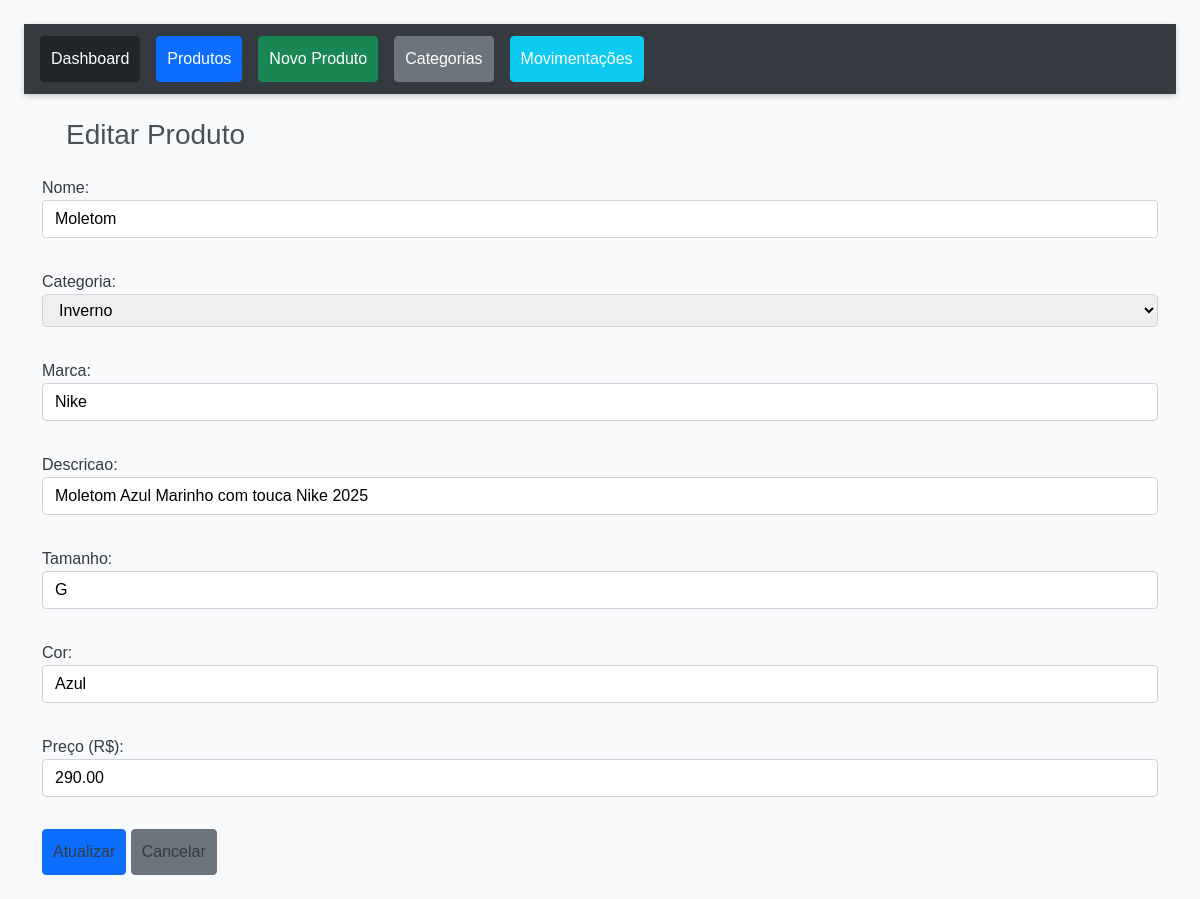
The app's page /estoque/1/editar/ with its own data.
### estoque/models.py (models this page shows, shortened)
class Produto(models.Model):
    sku = models.CharField( 'SKU', max_length=20, unique=True, blank=True, null=True, editable=False)
    nome = models.CharField('Nome', max_length=100)
    categoria = models.ForeignKey(
        Categoria,
        verbose_name='Categoria',
        on_delete=models.SET_NULL,
        null=True,
        blank=True
    )
    descricao = models.CharField('Descricao', max_length=50, blank=True)
    marca = models.CharField('Marca', max_length=50, blank=True)
    tamanho   = models.CharField('Tamanho', max_length=10, blank=True)
    cor       = models.CharField('Cor', max_length=30, blank=True)
    preco_custo = models.DecimalField('Preço de Custo (R$)', max_digits=10, decimal_places=2, default=0)
    preco     = models.DecimalField('Preço (R$)', max_digits=10, decimal_places=2)
    estoque   = models.PositiveIntegerField('Quantidade em estoque', default=0)

### estoque/views.py (the view)
# urls.py: path('<int:pk>/editar/', views.ProdutoUpdateView.as_view(), name='editar'),
class ProdutoUpdateView(UpdateView):
    model = Produto
    fields = ['nome','categoria','marca', 'descricao','tamanho','cor','preco']
    success_url = reverse_lazy('estoque:lista')

### estoque/models.py (called while the page is built)
    def __str__(self):
        return self.nome

### estoque/templates/estoque/produto_form.html (shortened to what this page needs)
{% extends "estoque/base.html" %}
{% block content %}
<h1>{% if object %}Editar{% else %}Cadastrar{% endif %} Produto</h1>
<form method="post">
  <div class="mb-3">
    {{ form.nome.label_tag }}
    {{ form.nome }}
  </div>
  <div class="mb-3">
    {{ form.categoria.label_tag }}
    {{ form.categoria }}
  </div>
  <div class="mb-3">
    {{ form.marca.label_tag }}
    {{ form.marca }}
  </div>
  <div class="mb-3">
    {{ form.descricao.label_tag }}
    {{ form.descricao }}
  </div>
  <div class="mb-3">
    {{ form.tamanho.label_tag }}
    {{ form.tamanho }}
  </div>
  <div class="mb-3">
    {{ form.cor.label_tag }}
    {{ form.cor }}
  </div>
  <div class="mb-3">
    {{ form.preco.label_tag }}
    {{ form.preco }}
  </div>
  <button class="btn btn-primary" type="submit">
    {% if object %}Atualizar{% else %}Salvar{% endif %}
  </button>
  <a class="btn btn-secondary" href="{% url 'estoque:lista' %}">Cancelar</a>
</form>
{% endblock %}

### estoque/static/estoque/css/style.css (style rules this page uses)
body { background-color: #f8f9fa; font-family: Arial, sans-serif; color: #343a40; margin: 0; padding: 0; }
.btn { border-radius: 4px; transition: background-color .2s ease; text-decoration: none; padding: 10px; color:#343a40 }
input, select, textarea { width: 100%; padding: .375rem .75rem; margin-bottom: 1rem; border: 1px solid #ced4da; border-radius: .25rem; box-sizing: border-box; }
h1 { margin-bottom: 1.5rem; margin-left: 1.5rem; font-size: 1.75rem; color: #495057; }

### records on screen
Produto: nome "Moletom", categoria "Inverno", marca "Nike", descricao "Moletom Azul Marinho com touca Nike 2025", tamanho "G", cor "Azul", preco "290.00"
